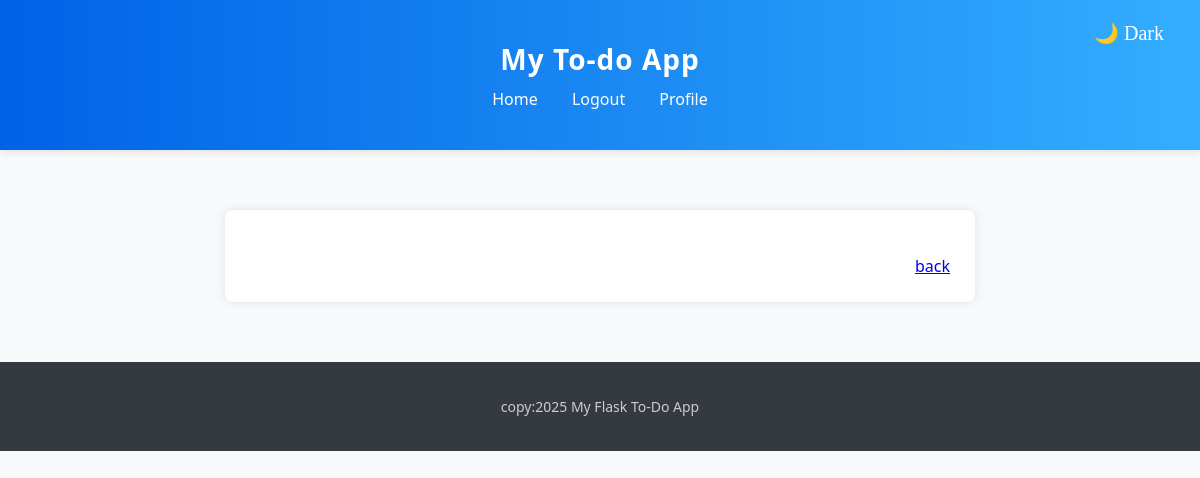
The page /description/1 (signed in) on the database as committed earlier.
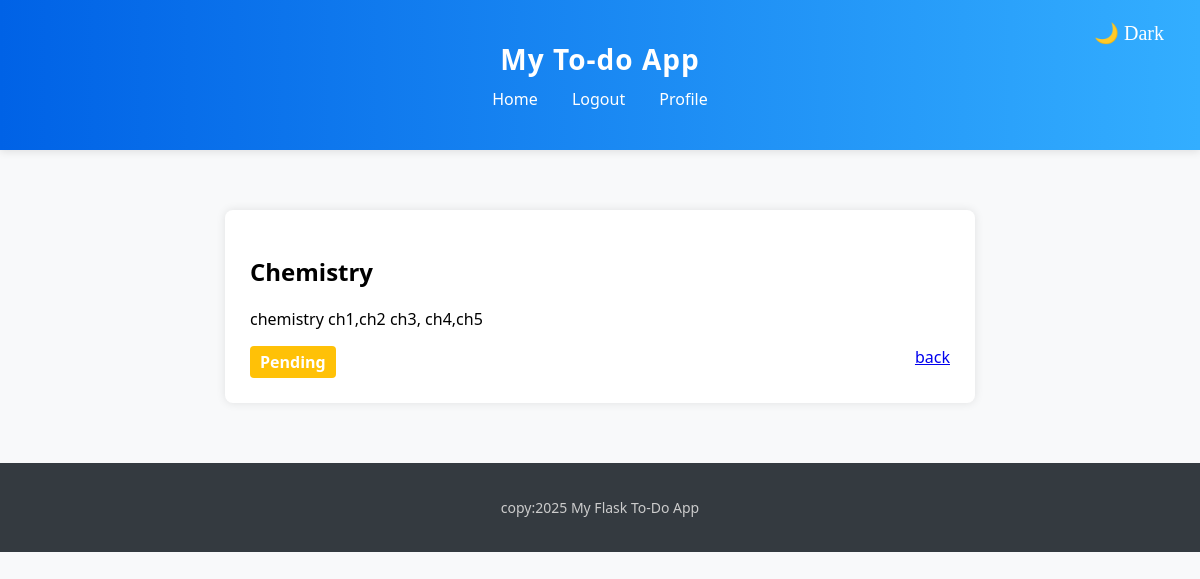
The same page on the database as committed later.
### app/models.py (models this page shows)
class Task(db.Model):
    __tablename__='task'
    id=db.Column(db.Integer, primary_key=True)
    title=db.Column(db.String(100), nullable=False)
    description=db.Column(db.String(300), nullable=False)
    status=db.Column(db.String(20), default="Pending")
    user_id = db.Column(db.Integer, db.ForeignKey('register.uid'), nullable=False)

### app/routes/tasks.py (the view)
@tasks_bp.route('/description/<int:task_id>',methods=["GET","POST"])
def description(task_id):
    if 'user_id' not in session:
        return redirect(url_for('auth.login'))
    else:
       data= Task.query.filter_by(user_id=session['user_id'],id=task_id).first()
    return render_template('description.html',data=data)

### app/templates/description.html (shortened to what this page needs)
{% extends "base.html" %}
{% block content %}
 <div class="task-box">
    <div class="details">
    <h2>{{data.title}}</h2>
    <p>{{data.description}}</p>
    </div>
    <div class="status_details" style="display: flex; justify-content: space-between;">
        <span class="badge {{data.status|lower}}">{{data.status}}</span>
        <a href="{{url_for('tasks.view_tasks')}}">back</a>
    </div>
 </div>
{% endblock %}

Rows that differ between the two databases and show on the page:
added Task: title "Chemistry", description "chemistry ch1,ch2 ch3, ch4,ch5", status "Pending"
